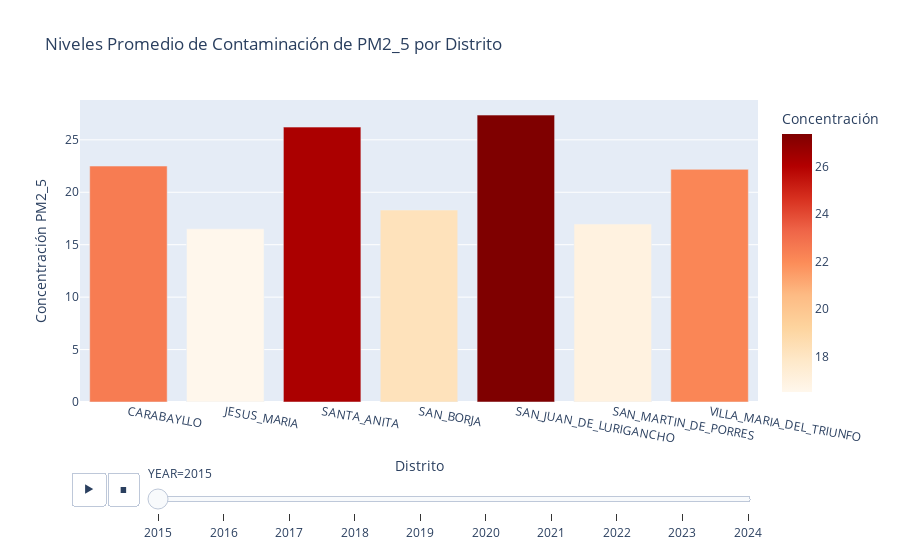

Notebook code cell kept with this figure:
### Code cell
# Calcular promedio de contaminantes por distrito y año
distrito_pollution = df_filtrado.groupby(['DISTRITO', 'YEAR'])['PM2_5'].mean().reset_index()

# Gráfico de barras con escala de color basada en concentración
fig_distrito = px.bar(
    distrito_pollution, 
    x='DISTRITO', 
    y='PM2_5', 
    color='PM2_5',  # Color basado en concentración
    color_continuous_scale='OrRd',  # Escala de color (verde a amarillo a púrpura)
    title='Niveles Promedio de Contaminación de PM2_5 por Distrito',
    labels={'PM2_5': 'Concentración'},
    animation_frame='YEAR',  # Slider de año
    animation_group='DISTRITO'
)

fig_distrito.update_layout(
    xaxis_title='Distrito',
    yaxis_title='Concentración PM2_5',
    xaxis = dict(tickangle = 10), # Rotar etiquetas
    margin=dict(b=150) # Aumentar margen inferior
)

fig_distrito.show()

### Figure 1 — Plotly figure (JSON) as saved in the notebook; plotly's stock layout.template omitted (floating-point values rounded to 4 significant figures)
{"data": [{"alignmentgroup": "True", "hovertemplate": "YEAR=2015<br>DISTRITO=%{x}<br>Concentración=%{marker.color}<extra></extra>", "ids": ["CARABAYLLO", "JESUS_MARIA", "SANTA_ANITA", "SAN_BORJA", "SAN_JUAN_DE_LURIGANCHO", "SAN_MARTIN_DE_PORRES", "VILLA_MARIA_DEL_TRIUNFO"], "legendgroup": "", "marker": {"color": [22.5, 16.52, 26.21, 18.31, 27.36, 16.97, 22.19], "coloraxis": "coloraxis", "pattern": {"shape": ""}}, "name": "", "offsetgroup": "", "orientation": "v", "showlegend": false, "textposition": "auto", "type": "bar", "x": ["CARABAYLLO", "JESUS_MARIA", "SANTA_ANITA", "SAN_BORJA", "SAN_JUAN_DE_LURIGANCHO", "SAN_MARTIN_DE_PORRES", "VILLA_MARIA_DEL_TRIUNFO"], "xaxis": "x", "y": [22.5, 16.52, 26.21, 18.31, 27.36, 16.97, 22.19], "yaxis": "y"}], "layout": {"barmode": "relative", "coloraxis": {"colorbar": {"title": {"text": "Concentración"}}, "colorscale": [[0, "rgb(255,247,236)"], [0.125, "rgb(254,232,200)"], [0.25, "rgb(253,212,158)"], [0.375, "rgb(253,187,132)"], [0.5, "rgb(252,141,89)"], [0.625, "rgb(239,101,72)"], [0.75, "rgb(215,48,31)"], [0.875, "rgb(179,0,0)"], [1, "rgb(127,0,0)"]]}, "legend": {"tracegroupgap": 0}, "margin": {"b": 150}, "sliders": [{"active": 0, "currentvalue": {"prefix": "YEAR="}, "len": 0.9, "pad": {"b": 10, "t": 60}, "steps": [{"args": [["2015"], {"frame": {"duration": 0, "redraw": true}, "fromcurrent": true, "mode": "immediate", "transition": {"duration": 0, "easing": "linear"}}], "label": "2015", "method": "animate"}, {"args": [["2016"], {"frame": {"duration": 0, "redraw": true}, "fromcurrent": true, "mode": "immediate", "transition": {"duration": 0, "easing": "linear"}}], "label": "2016", "method": "animate"}, {"args": [["2017"], {"frame": {"duration": 0, "redraw": true}, "fromcurrent": true, "mode": "immediate", "transition": {"duration": 0, "easing": "linear"}}], "label": "2017", "method": "animate"}, {"args": [["2018"], {"frame": {"duration": 0, "redraw": true}, "fromcurrent": true, "mode": "immediate", "transition": {"duration": 0, "easing": "linear"}}], "label": "2018", "method": "animate"}, {"args": [["2019"], {"frame": {"duration": 0, "redraw": true}, "fromcurrent": true, "mode": "immediate", "transition": {"duration": 0, "easing": "linear"}}], "label": "2019", "method": "animate"}, {"args": [["2020"], {"frame": {"duration": 0, "redraw": true}, "fromcurrent": true, "mode": "immediate", "transition": {"duration": 0, "easing": "linear"}}], "label": "2020", "method": "animate"}, {"args": [["2021"], {"frame": {"duration": 0, "redraw": true}, "fromcurrent": true, "mode": "immediate", "transition": {"duration": 0, "easing": "linear"}}], "label": "2021", "method": "animate"}, {"args": [["2022"], {"frame": {"duration": 0, "redraw": true}, "fromcurrent": true, "mode": "immediate", "transition": {"duration": 0, "easing": "linear"}}], "label": "2022", "method": "animate"}, {"args": [["2023"], {"frame": {"duration": 0, "redraw": true}, "fromcurrent": true, "mode": "immediate", "transition": {"duration": 0, "easing": "linear"}}], "label": "2023", "method": "animate"}, {"args": [["2024"], {"frame": {"duration": 0, "redraw": true}, "fromcurrent": true, "mode": "immediate", "transition": {"duration": 0, "easing": "linear"}}], "label": "2024", "method": "animate"}], "x": 0.1, "xanchor": "left", "y": 0, "yanchor": "top"}], "title": {"text": "Niveles Promedio de Contaminación de PM2_5 por Distrito"}, "updatemenus": [{"buttons": [{"args": [null, {"frame": {"duration": 500, "redraw": true}, "fromcurrent": true, "mode": "immediate", "transition": {"duration": 500, "easing": "linear"}}], "label": "&#9654;", "method": "animate"}, {"args": [[null], {"frame": {"duration": 0, "redraw": true}, "fromcurrent": true, "mode": "immediate", "transition": {"duration": 0, "easing": "linear"}}], "label": "&#9724;", "method": "animate"}], "direction": "left", "pad": {"r": 10, "t": 70}, "showactive": false, "type": "buttons", "x": 0.1, "xanchor": "right", "y": 0, "yanchor": "top"}], "xaxis": {"anchor": "y", "domain": [0, 1], "tickangle": 10, "title": {"text": "Distrito"}}, "yaxis": {"anchor": "x", "domain": [0, 1], "title": {"text": "Concentración PM2_5"}}}}
